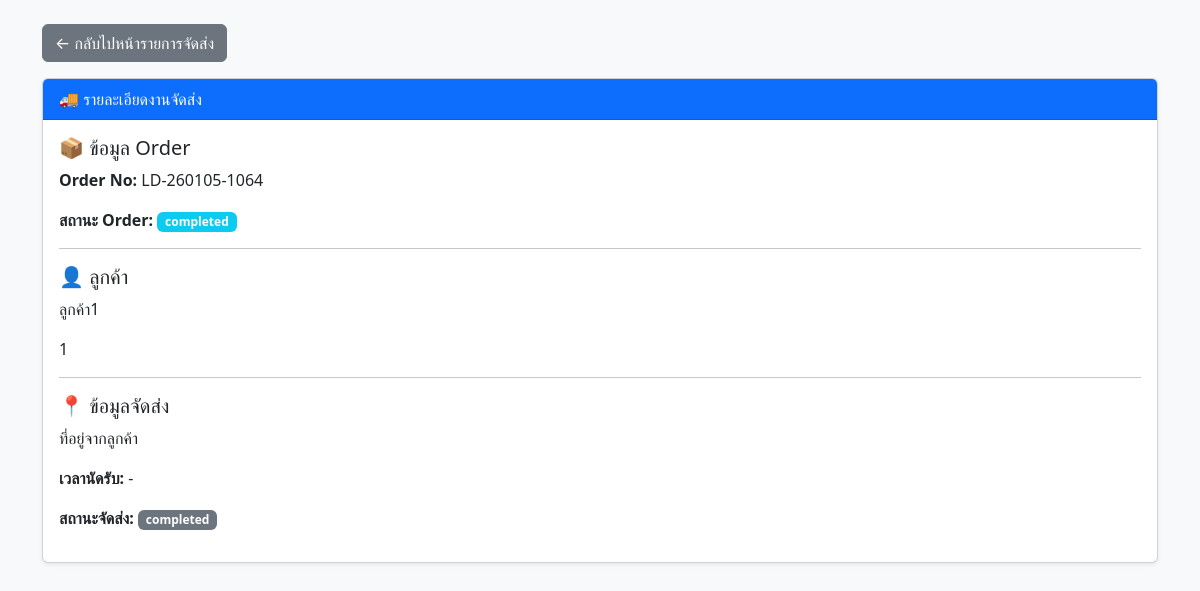
The app's page /storepage/menu/delivery/delivery_view.php?id=0f86b849-ebd9-11f0-af0b-02501e7028bd (signed in) with its own data.
### tables this page shows
CREATE TABLE `pickups` (
  `id` char(36) NOT NULL,
  `order_id` char(36) DEFAULT NULL,
  `assigned_to` char(36) DEFAULT NULL,
  `pickup_address` text DEFAULT NULL,
  `scheduled_at` datetime DEFAULT NULL,
  `completed_at` datetime DEFAULT NULL,
  `status` enum('scheduled','in_progress','completed','cancelled') DEFAULT 'scheduled',
  `created_at` timestamp NOT NULL DEFAULT current_timestamp(),
  `lat` decimal(9,6) DEFAULT NULL,
  `lng` decimal(9,6) DEFAULT NULL
);

CREATE TABLE `orders` (
  `id` char(36) NOT NULL,
  `customer_id` char(36) DEFAULT NULL,
  `store_id` char(36) DEFAULT NULL,
  `order_number` varchar(100) NOT NULL,
  `total_amount` decimal(10,2) DEFAULT 0.00,
  `payment_status` enum('pending','paid','failed','refunded') DEFAULT 'pending',
  `pickup_time` datetime DEFAULT NULL,
  `delivery_time` datetime DEFAULT NULL,
  `status` enum('created','picked_up','in_process','ready','out_for_delivery','completed','cancelled') DEFAULT 'created',
  `notes` text DEFAULT NULL,
  `created_at` timestamp NOT NULL DEFAULT current_timestamp(),
  `updated_at` timestamp NOT NULL DEFAULT current_timestamp() ON UPDATE current_timestamp(),
  `machine_id` char(36) DEFAULT NULL
);

CREATE TABLE `users` (
  `id` char(36) NOT NULL,
  `email` varchar(30) DEFAULT NULL,
  `phone` varchar(20) DEFAULT NULL,
  `password_hash` text DEFAULT NULL,
  `display_name` varchar(30) DEFAULT NULL,
  `role` enum('customer','platform_admin','store_owner','staff','rider') DEFAULT 'customer',
  `detail` longtext DEFAULT NULL,
  `created_at` timestamp NOT NULL DEFAULT current_timestamp(),
  `updated_at` timestamp NOT NULL DEFAULT current_timestamp() ON UPDATE current_timestamp(),
  `profile_image` varchar(100) DEFAULT NULL,
  `status` enum('active','disabled') DEFAULT 'active'
);

### storepage/menu/delivery/delivery_view.php (the view, shortened to what this page needs)
<?php
require_once "../../../ld_db.php";
require_once "../../assets/boostap.php";
$store_id  = $_SESSION['store_id'];
$pickup_id = $_GET['id'] ?? null;
$sql = "
SELECT
    p.id AS pickup_id,
    p.status AS pickup_status,
    p.pickup_address,
    p.scheduled_at,
    p.completed_at,
    o.id AS order_id,
    o.order_number,
    o.status AS order_status,
    o.notes,
    o.created_at,
    u.display_name AS customer_name,
    u.phone AS customer_phone,
    s.name AS store_name
FROM pickups p
JOIN orders o ON p.order_id = o.id
LEFT JOIN users u ON o.customer_id = u.id
JOIN stores s ON o.store_id = s.id
WHERE p.id = ?
  AND o.store_id = ?
LIMIT 1
";
$stmt = $pdo->prepare($sql);
$stmt->execute([$pickup_id, $store_id]);
$data = $stmt->fetch(PDO::FETCH_ASSOC);
?>
<!DOCTYPE html>
<html lang="th">
<head>
    <link href="../../../bootstrap/css/bootstrap.min.css" rel="stylesheet">
</head>
<body class="bg-light">
<div class="container mt-4">
    <a href="../../index.php?link=delivery" class="btn btn-secondary mb-3">
        ← กลับไปหน้ารายการจัดส่ง
    </a>
    <div class="card shadow-sm mb-3">
        <div class="card-header bg-primary text-white">
            🚚 รายละเอียดงานจัดส่ง
        </div>
        <div class="card-body">
            <h5>📦 ข้อมูล Order</h5>
            <p><strong>Order No:</strong> <?= htmlspecialchars($data['order_number']) ?></p>
            <p><strong>สถานะ Order:</strong>
                <span class="badge bg-info"><?= $data['order_status'] ?></span>
            </p>
            <hr>
            <h5>👤 ลูกค้า</h5>
            <p><?= htmlspecialchars($data['customer_name'] ?? '-') ?></p>
            <p><?= htmlspecialchars($data['customer_phone'] ?? '-') ?></p>
            <hr>
            <h5>📍 ข้อมูลจัดส่ง</h5>
            <p><?= nl2br(htmlspecialchars($data['pickup_address'])) ?></p>
            <p>
                <strong>เวลานัดรับ:</strong>
                <?= $data['scheduled_at']
                    ? date('d/m/Y H:i', strtotime($data['scheduled_at']))
                    : '-' ?>
            </p>
            <p>
                <strong>สถานะจัดส่ง:</strong>
                <span class="badge bg-secondary"><?= $data['pickup_status'] ?></span>
            </p>
        </div>
    </div>
</div>
</body>
</html>

### storepage/assets/boostap.php (style rules this page uses)
body { font-family: 'Kanit', sans-serif; }

### records on screen
pickups: order.order_number "LD-260105-1064", order.status "completed", users.display_name "ลูกค้า1", users.phone "1", pickup_address "ที่อยู่จากลูกค้า", status "completed"
